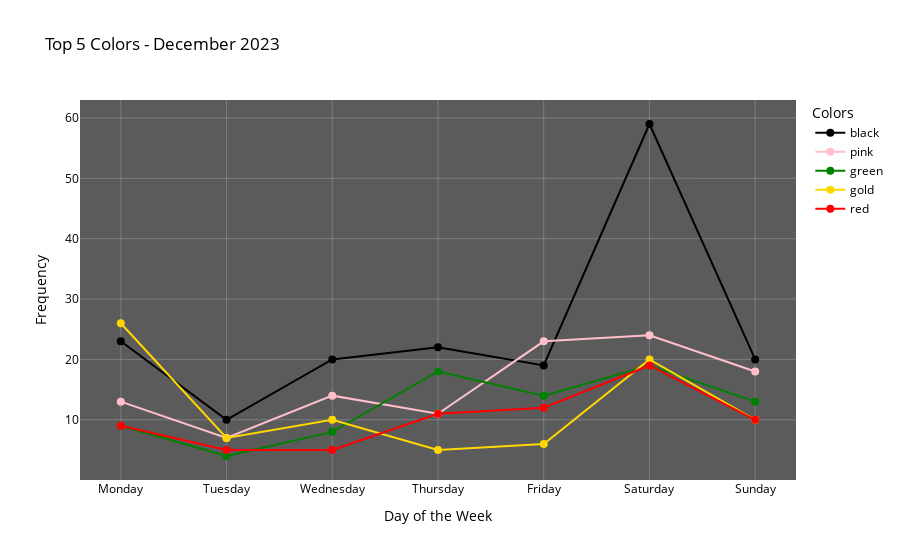

Write notebook code for a chart like this one.
### Code cell
df = pd.read_csv(r'/home/juandi/Documents/TOM_JETSON/colores_extraidos_diciembre.csv')


df['Created at'] = pd.to_datetime(df['Created at'], errors='coerce')

df = df[(df['Created at'].dt.month.isin([12])) & (df['Created at'].dt.year == 2023)]

df_exploded = df.assign(Extracted_Colors=df['Colores Extraidos'].str.split(',')).explode('Extracted_Colors')

df_exploded['Extracted_Colors'] = df_exploded['Extracted_Colors'].str.strip()

df_exploded = df_exploded[df_exploded['Extracted_Colors'].str.lower() != 'sin color']

df_exploded['Day_Of_Week'] = df_exploded['Created at'].dt.day_name()

ordered_days = ['Monday', 'Tuesday', 'Wednesday', 'Thursday', 'Friday', 'Saturday', 'Sunday']
df_exploded['Day_Of_Week'] = pd.Categorical(df_exploded['Day_Of_Week'], categories=ordered_days, ordered=True)

def generate_top5_chart(df, month):
    
    df_month = df[df['Created at'].dt.month_name() == month]
    
    top5_colors = df_month['Extracted_Colors'].value_counts().nlargest(5).index
    
    df_month_top5 = df_month[df_month['Extracted_Colors'].isin(top5_colors)]
    
    weekly_frequency = df_month_top5.groupby(['Day_Of_Week', 'Extracted_Colors']).size().reset_index(name='Frequency')
    
    fig = go.Figure()
    
    for color in top5_colors:
        color_data = weekly_frequency[weekly_frequency['Extracted_Colors'] == color]
        
        if color.lower() == 'white':
            fig.add_trace(
                go.Scatter(
                    x=color_data['Day_Of_Week'],
                    y=color_data['Frequency'],
                    mode='lines+markers',
                    name=color,
                    line=dict(color='white', width=3),  # Línea más gruesa
                    marker=dict(size=10, line=dict(color='black', width=2))  # Marcadores con borde negro
                )
            )
        else:
            fig.add_trace(
                go.Scatter(
                    x=color_data['Day_Of_Week'],
                    y=color_data['Frequency'],
                    mode='lines+markers',
                    name=color,
                    line=dict(color=color.lower()),
                    marker=dict(size=8)
                )
            )
        
    fig.update_layout(
        plot_bgcolor='rgba(50, 50, 50, 0.8)',  # Fondo más oscuro
        paper_bgcolor='white',  # Fondo del papel más oscuro
        title=f'Top 5 Colors - {month} 2023',
        xaxis_title='Day of the Week',
        yaxis_title='Frequency',
        legend_title='Colors',
        xaxis=dict(
            categoryorder='array', 
            categoryarray=ordered_days,
            gridcolor='rgba(255, 255, 255, 0.2)',  # Líneas de la cuadrícula en blanco transparente
            color='black'  # Color del texto del eje
        ),
        yaxis=dict(
            gridcolor='rgba(255, 255, 255, 0.2)',  # Líneas de la cuadrícula en blanco transparente
            color='black'  # Color del texto del eje
        ),
        font=dict(color='black'),  # Texto en negro
        legend=dict(
            font=dict(color='black'),  # Texto de la leyenda en negro
            bgcolor='rgba(0,0,0,0)'  # Fondo transparente de la leyenda
        )
    )

    fig.show()

generate_top5_chart(df_exploded, 'December')

### Figure 1 — Plotly figure (JSON) as saved in the notebook; plotly's stock layout.template omitted (floating-point values rounded to 4 significant figures)
{"data": [{"line": {"color": "black"}, "marker": {"size": 8}, "mode": "lines+markers", "name": "black", "type": "scatter", "x": ["Monday", "Tuesday", "Wednesday", "Thursday", "Friday", "Saturday", "Sunday"], "y": [23, 10, 20, 22, 19, 59, 20]}, {"line": {"color": "pink"}, "marker": {"size": 8}, "mode": "lines+markers", "name": "pink", "type": "scatter", "x": ["Monday", "Tuesday", "Wednesday", "Thursday", "Friday", "Saturday", "Sunday"], "y": [13, 7, 14, 11, 23, 24, 18]}, {"line": {"color": "green"}, "marker": {"size": 8}, "mode": "lines+markers", "name": "green", "type": "scatter", "x": ["Monday", "Tuesday", "Wednesday", "Thursday", "Friday", "Saturday", "Sunday"], "y": [9, 4, 8, 18, 14, 19, 13]}, {"line": {"color": "gold"}, "marker": {"size": 8}, "mode": "lines+markers", "name": "gold", "type": "scatter", "x": ["Monday", "Tuesday", "Wednesday", "Thursday", "Friday", "Saturday", "Sunday"], "y": [26, 7, 10, 5, 6, 20, 10]}, {"line": {"color": "red"}, "marker": {"size": 8}, "mode": "lines+markers", "name": "red", "type": "scatter", "x": ["Monday", "Tuesday", "Wednesday", "Thursday", "Friday", "Saturday", "Sunday"], "y": [9, 5, 5, 11, 12, 19, 10]}], "layout": {"font": {"color": "black"}, "legend": {"bgcolor": "rgba(0,0,0,0)", "font": {"color": "black"}, "title": {"text": "Colors"}}, "paper_bgcolor": "white", "plot_bgcolor": "rgba(50, 50, 50, 0.8)", "title": {"text": "Top 5 Colors - December 2023"}, "xaxis": {"categoryarray": ["Monday", "Tuesday", "Wednesday", "Thursday", "Friday", "Saturday", "Sunday"], "categoryorder": "array", "color": "black", "gridcolor": "rgba(255, 255, 255, 0.2)", "title": {"text": "Day of the Week"}}, "yaxis": {"color": "black", "gridcolor": "rgba(255, 255, 255, 0.2)", "title": {"text": "Frequency"}}}}
